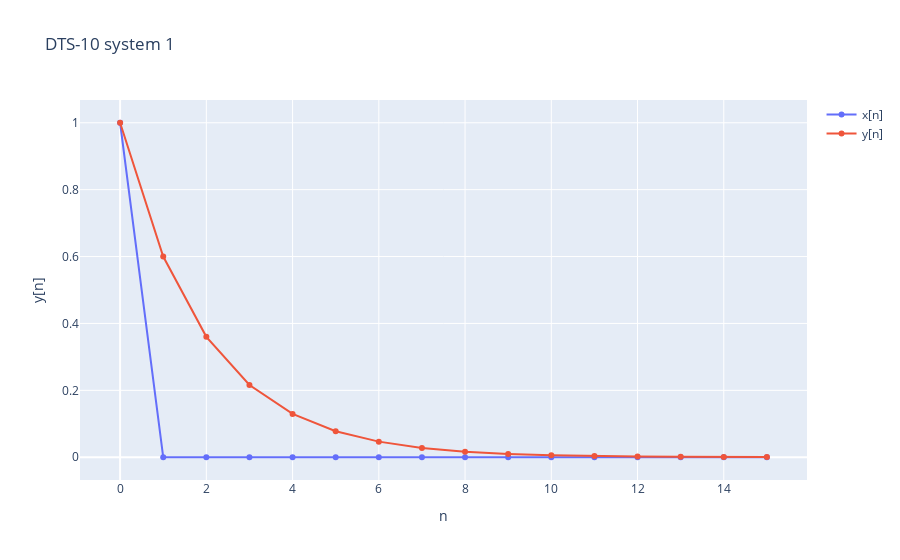

Source (notebook cell):
### Code cell
# Impulse response of DTS-10 system 1 at least 16 iterations
x = np.zeros(16)
x[0] = 1
y = DTS_10_1(x)
fig = go.Figure()
fig.add_trace(go.Scatter(x=np.arange(len(x)), y=x, name='x[n]'))
fig.add_trace(go.Scatter(x=np.arange(len(y)), y=y, name='y[n]'))
fig.update_layout(title='DTS-10 system 1', xaxis_title='n', yaxis_title='y[n]')
fig.show()
print('DTS-10 system 1 output : ', y)

### Figure 1 — Plotly figure (JSON) as saved in the notebook; plotly's stock layout.template omitted (floating-point values rounded to 4 significant figures)
{"data": [{"name": "x[n]", "type": "scatter", "x": [0, 1, 2, 3, 4, 5, 6, 7, 8, 9, 10, 11, 12, 13, 14, 15], "y": [1, 0, 0, 0, 0, 0, 0, 0, 0, 0, 0, 0, 0, 0, 0, 0]}, {"name": "y[n]", "type": "scatter", "x": [0, 1, 2, 3, 4, 5, 6, 7, 8, 9, 10, 11, 12, 13, 14, 15], "y": [1, 0.6, 0.36, 0.216, 0.1296, 0.07776, 0.04666, 0.02799, 0.0168, 0.01008, 0.006047, 0.003628, 0.002177, 0.001306, 0.0007836, 0.0004702]}], "layout": {"title": {"text": "DTS-10 system 1"}, "xaxis": {"title": {"text": "n"}}, "yaxis": {"title": {"text": "y[n]"}}}}
